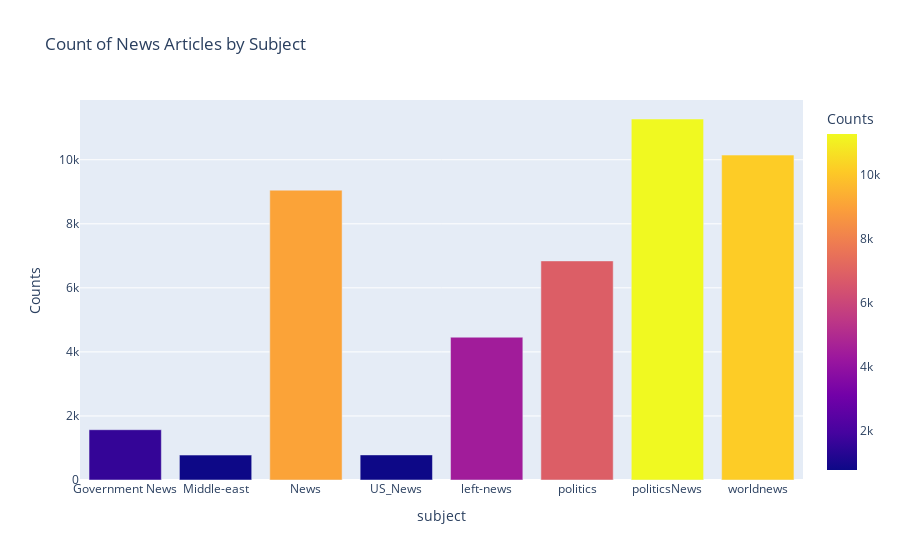

Here is the notebook cell this chart was saved with:
### Code cell
sub_check=combined.groupby('subject').apply(lambda x:x['title'].count()).reset_index(name='Counts')
fig=px.bar(sub_check,x='subject',y='Counts',color='Counts',title='Count of News Articles by Subject')
fig.show()

### Figure 1 — Plotly figure (JSON) as saved in the notebook; plotly's stock layout.template omitted (floating-point values rounded to 4 significant figures)
{"data": [{"alignmentgroup": "True", "hovertemplate": "subject=%{x}<br>Counts=%{marker.color}<extra></extra>", "legendgroup": "", "marker": {"color": [1570, 778, 9050, 783, 4459, 6841, 11272, 10145], "coloraxis": "coloraxis"}, "name": "", "offsetgroup": "", "orientation": "v", "showlegend": false, "textposition": "auto", "type": "bar", "x": ["Government News", "Middle-east", "News", "US_News", "left-news", "politics", "politicsNews", "worldnews"], "xaxis": "x", "y": [1570, 778, 9050, 783, 4459, 6841, 11272, 10145], "yaxis": "y"}], "layout": {"barmode": "relative", "coloraxis": {"colorbar": {"title": {"text": "Counts"}}, "colorscale": [[0, "#0d0887"], [0.1111, "#46039f"], [0.2222, "#7201a8"], [0.3333, "#9c179e"], [0.4444, "#bd3786"], [0.5556, "#d8576b"], [0.6667, "#ed7953"], [0.7778, "#fb9f3a"], [0.8889, "#fdca26"], [1, "#f0f921"]]}, "legend": {"tracegroupgap": 0}, "title": {"text": "Count of News Articles by Subject"}, "xaxis": {"anchor": "y", "domain": [0, 1], "title": {"text": "subject"}, "type": "category", "range": [-0.5, 7.5], "autorange": true}, "yaxis": {"anchor": "x", "domain": [0, 1], "title": {"text": "Counts"}, "type": "linear", "range": [0, 11870.0], "autorange": true}, "autosize": true}}
